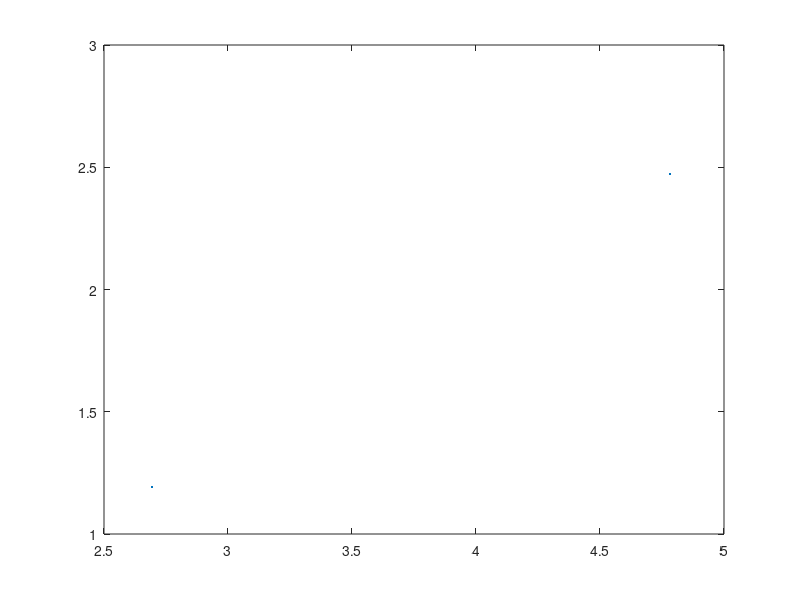

Reproduce this figure in MATLAB. (Note: this script raises an error after producing the figure.)
num_dimensions = 2;
N = 1000; 
data = [randn(num_dimensions,N)+2  randn(num_dimensions,N)-2];
% if(num_dimensions == 2)
%     plot(data(1,:),data(2,:),'.')
% elseif(num_dimensions ==3)
%     plot3(data(1,:), data(2,:),data(3,:),'.')
% end

% data = data';
% 
% cov_matrix = [0.1 0.8 ; 0.5 1.27];
% 
% x1 = data(1:N,1)';
% x2 = data(1:N,2)';
% x3 = x1+12;
% x4 = x2-5;
% 
% data_new = cov_matrix*[x1;x2];
% data_new2 = cov_matrix*[x3;x4];
% data_all = [data_new data_new2];
% figure(2)
% plot(data_all(1,:),data_all(2,:), '.')
% data_all = data_all';

data_all = load('data_test');
data_all = data_all.data_all;
figure(2)
plot(data_all(1,:),data_all(2,:), '.')
C = 0;
epsilon = 0.4;
MinPts = 45;
n = size(data_all,1);
IDX = zeros(n,1);

D = pdist2(data_all,data_all);

visited=false(n,1); % set visited as an array of 0's - same size of data
isnoise=false(n,1); %

for i=1:n
    if ~visited(i) % if increment of visited is 0
        visited(i)=true; % 
        
        Neighbours = find(D(i,:)<=epsilon);
        
        if numel(Neighbours)<MinPts
            isnoise(i)=true;
        else
            C=C+1;
            IDX(i) = C;
            
            k = 1;
            while true
                j = Neighbours(k);
                
                if ~visited(j)
                    visited(j)=true;
                    Neighbours2 = find(D(j,:)<=epsilon);
                    if numel(Neighbours2)>=MinPts
                        Neighbours = [Neighbours Neighbours2];
                    end
                end
                if IDX(j) == 0
                    IDX(j) = C;
                end
                
                k = k + 1;
                if k > numel(Neighbours)
                    break;
                end
            end
        end
    end
end

PlotClusterinResult(data_all,IDX)
function PlotClusterinResult(X, IDX)

    k=max(IDX);

    Colors=hsv(k);

    Legends = {};
    for i=0:k
        Xi=X(IDX==i,:);
        if i~=0
            Style = 'x';
            MarkerSize = 8;
            Color = Colors(i,:);
            Legends{end+1} = ['Cluster #' num2str(i)];
        else
            Style = 'o';
            MarkerSize = 6;
            Color = [0 0 0];
            if ~isempty(Xi)
                Legends{end+1} = 'Noise';
            end
        end
        if ~isempty(Xi)
            plot(Xi(:,1),Xi(:,2),'.')%,Style,'MarkerSize',MarkerSize,'Color',Color);
        end
        hold on;
    end
    hold off;
    %axis equal;
    %grid on;
    %legend(Legends);
    %legend('Location', 'NorthEastOutside');

end


































% 
% dist = 0.5;
% 
% x = data(1,:);
% y = data(2,:);
% 
% j = 2;
% for i = 1:length(x)-1
%     pdist_x(i) = pdist2(x(i),x(j));
%     j = j + 1;
% end
% 
% j = 2;
% for i = 1:length(y)-1
%     pdist_y(i) = pdist2(y(i),y(j));
%     j = j + 1;
% end
% 
% n = length(x)*length(y);
% 
% for k = 1:length(x)
%     for i = 1:length(x)
%         pdist = [pdist; pdist2(x(k),x(i))];
%     end
% end